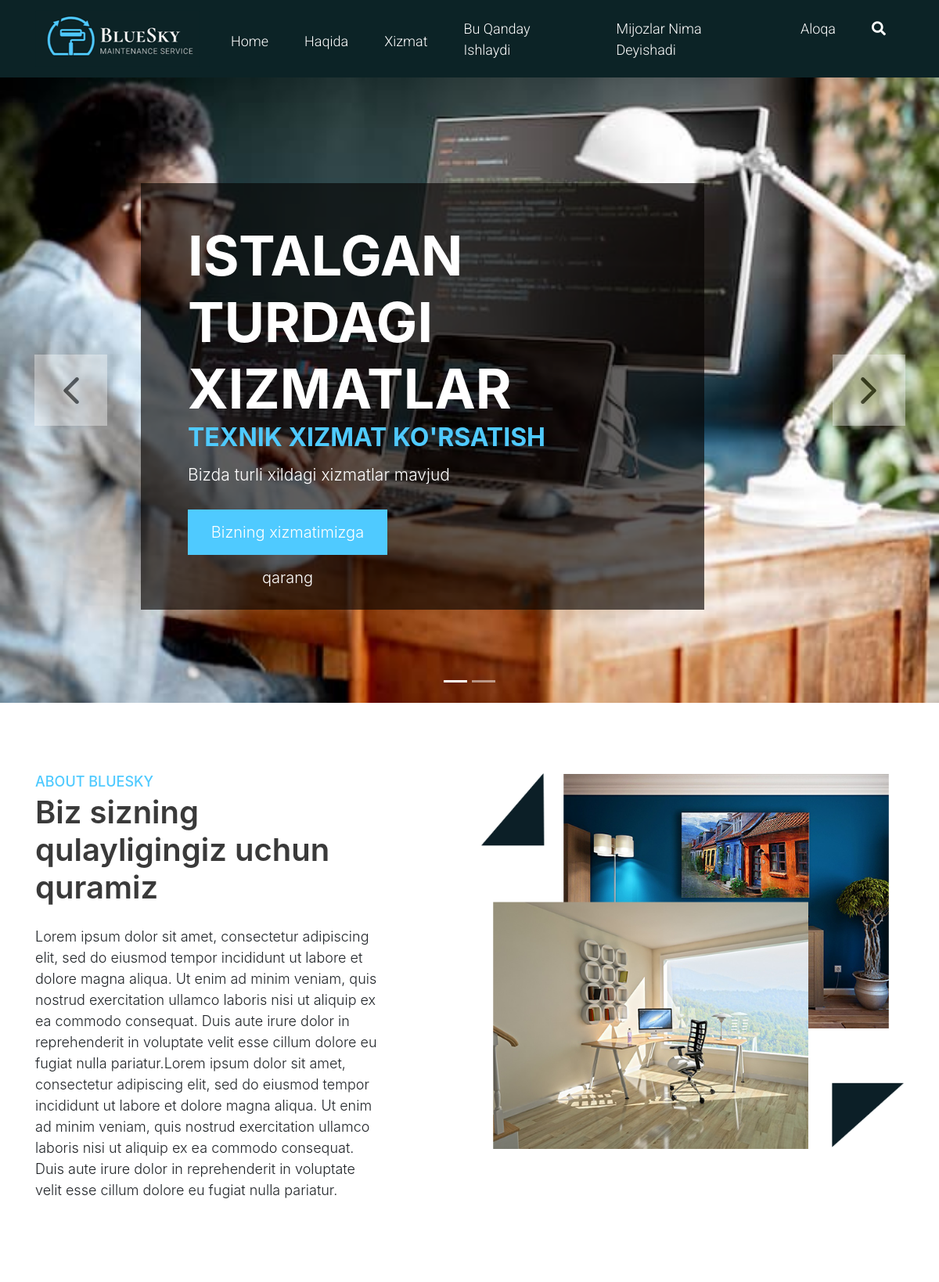
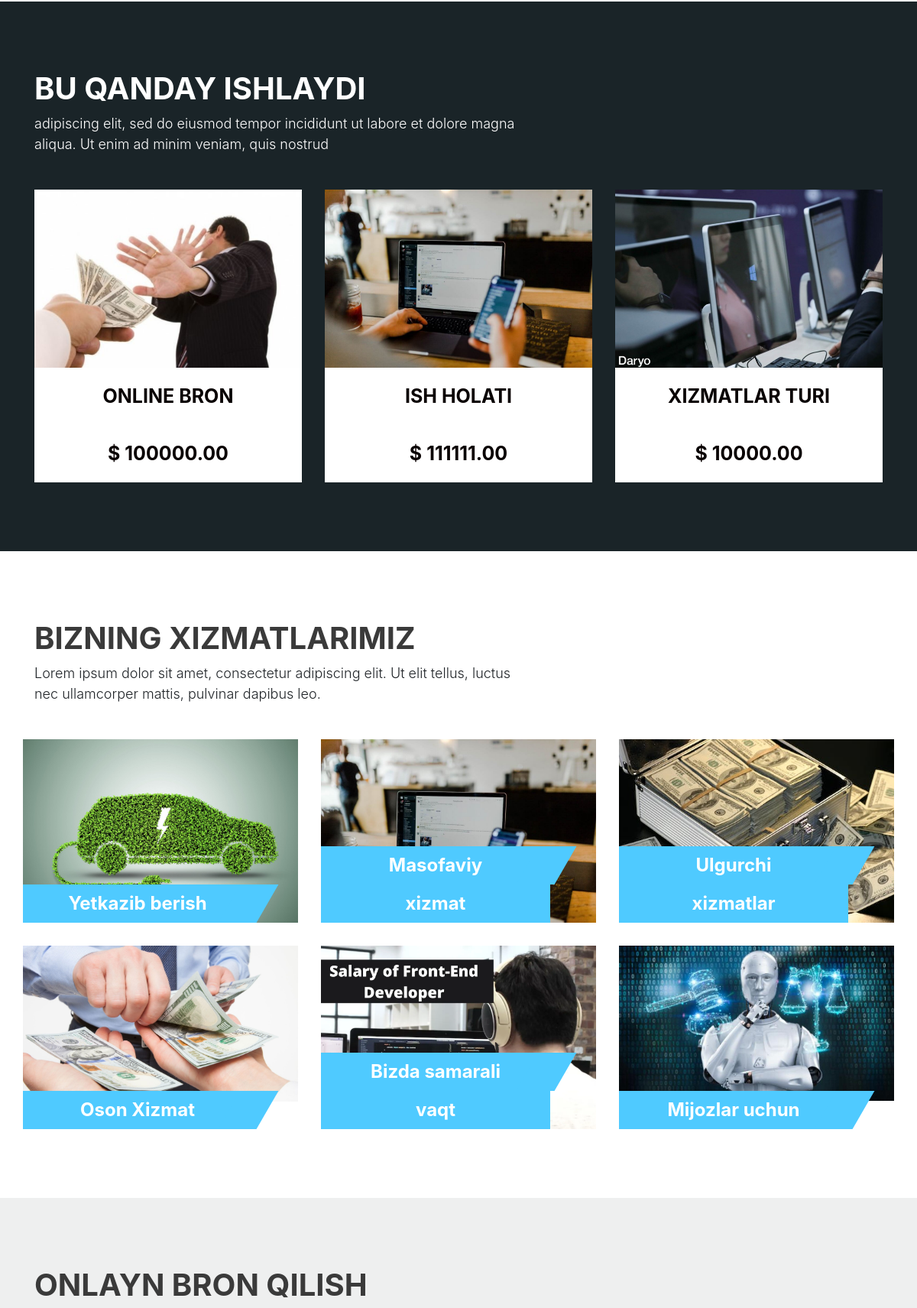
The page / (upper part) on the database its author committed (2 pictures, top to bottom).
### main/models.py (models this page shows, shortened)
class Baner(models.Model):
    title = models.CharField(max_length=255)
    detail = models.TextField()
    background_img = models.ImageField(upload_to="media/", verbose_name="Background Image")

class Advertising(models.Model):
    title = models.CharField(max_length = 255)
    detail = models.TextField()
    image = models.ImageField(upload_to="media/", verbose_name="Image")
    image = models.ImageField(default='default_image.png')
    price = models.DecimalField(decimal_places = 2, max_digits = 10000000)

class Service(models.Model):
    title = models.CharField(max_length=255)
    body = models.TextField()
    image = models.ImageField(upload_to="media/", verbose_name="Image")
    image = models.ImageField(default='default_image.png')

### main/views.py (the view, shortened to what this page needs)
# urls.py: path('', index)
def index(request):
    baners = models.Baner.objects.all()
    services = models.Service.objects.all()
    contact = models.Contact.objects.all()
    info = models.Informations.objects.last()
    advertising = models.Advertising.objects.all()
    context = {
        'baners':baners,
        'services':services,
        'contact':contact,
        'info':info,
        'advertising':advertising
    }
    return render(request, 'index.html', context)

### templates/index.html (shortened to what this page needs)
<!DOCTYPE html>
{% load static %}
<html>
   <head>
      <link rel="stylesheet" href="{% static 'css/bootstrap.min.css' %}">
      <link rel="stylesheet" href="{% static 'css/style.css' %}">
      <link rel="stylesheet" href="{% static 'css/fontawesome.min.css' %}">
   </head>
   <body>
      <div id="header" class="header">
         <nav class="navbar navbar-expand-lg navbar-light text-capitalize">
            <div class="container">
               <a class="navbar-brand" href="#"><img src="{% static 'imgs/logo.png' %}" alt="#" /></a>
               <div class="collapse navbar-collapse" id="show-menu">
                  <ul class="navbar-nav ml-auto">
                     <li class="nav-item active">
                        <a class="nav-link mt-3" href="#home">Home</a>
                     </li>
                     <li class="nav-item">
                        <a class="nav-link mt-3" href="#about">Haqida</a>
                     </li>
                     <li class="nav-item">
                        <a class="nav-link mt-3" href="#service">Xizmat</a>
                     </li>
                     <li class="nav-item">
                        <a class="nav-link" href="#hiw">Bu qanday ishlaydi</a>
                     </li>
                     <li class="nav-item">
                        <a class="nav-link" href="#wcs">Mijozlar nima deyishadi</a>
                     </li>
                     <li class="nav-item">
                        <a class="nav-link" href="#contact">Aloqa</a>
                     </li>
                     <li class="nav-item .search-container">
                        <a class="nav-link search" href="#"><i class="fas fa-search"></i></a>
                     </li>
                  </ul>
               </div>
            </div>
         </nav>
      </div>
      <div id="home" class="slider">
         <div id="main_slider" class="carousel slide" data-ride="carousel">
            <ol class="carousel-indicators">
               {% for i in baners %}
                  <li data-target="#main_slider" data-slide-to="{{ forloop.counter }}" class="{% if forloop.first %}active{% endif %}"></li>
               {% endfor %}
            </ol>
            <div class="carousel-inner">
               {% for baner in baners %}
               <div class="carousel-item {% if forloop.first %}active{% endif %}">
                  <img class="d-block w-100" src="{{ baner.background_img.url }}" alt="slider_img">
                  <div class="ovarlay_slide_cont">
                     <h2>{{ baner.title }}</h2>
                     <h4>Texnik xizmat ko'rsatish</h4>
                     <p>{{ baner.detail }}</p>
                     <a class="blue_bt" href="#">Bizning xizmatimizga qarang</a>
                  </div>
               </div>
               {% endfor %}
            </div>
            <a class="carousel-control-prev" href="#main_slider" role="button" data-slide="prev">
               <img src="{% static 'imgs/left.png' %}" alt="#" />
            </a>
            <a class="carousel-control-next" href="#main_slider" role="button" data-slide="next">
               <img src="{% static 'imgs/right.png' %}" alt="#" />
            </a>
         </div>
      </div>
      <div id="about" class="about_section layout_padding">
         <div class="container">
            <div class="row">
               <div class="col-md-5">
                  <h4>ABOUT BLUESKY</h4>
                  <h3 style="text-transform: none !important">Biz sizning qulayligingiz uchun quramiz</h3>
                  <p>Lorem ipsum dolor sit amet, consectetur adipiscing elit, sed do eiusmod tempor incididunt ut labore et dolore magna aliqua. Ut enim ad minim veniam, quis nostrud exercitation ullamco laboris nisi ut aliquip ex ea commodo consequat. Duis aute irure dolor in reprehenderit in voluptate velit esse cillum dolore eu fugiat nulla pariatur.Lorem ipsum dolor sit amet, consectetur adipiscing elit, sed do eiusmod tempor incididunt ut labore et dolore magna aliqua. Ut enim ad minim veniam, quis nostrud exercitation ullamco laboris nisi ut aliquip ex ea commodo consequat. Duis aute irure dolor in reprehenderit in voluptate velit esse cillum dolore eu fugiat nulla pariatur.</p>
               </div>
               <div class="col-md-6 offset-md-1">
                  <div class="full text_align_center">
                     <img class="img-responsive" src="{% static 'imgs/about.png' %}" alt="#" />
                  </div>
               </div>
            </div>
         </div>
      </div>
      <div id="hiw" class="hiw_section layout_padding" style="background: #1a2428;">
         <div class="container">
            <div class="row">
               <div class="col-md-7">
                  <h3 class="white_font">Bu qanday ishlaydi</h3>
                  <p class="white_font">adipiscing elit, sed do eiusmod tempor incididunt ut labore et dolore magna aliqua. Ut enim ad minim veniam, quis nostrud</p>
               </div>
               <div class="col-md-5">
               </div>
            </div>
            <div class="row">
               {% for adver in advertising %}
               <div class="col-md-4">
                  <img class="margin_top_30 img-responsive" src="{{adver.image.url}}" alt="#" />
                  <h3 class="blog_head">{{ adver.title }}</h3>
                  <h3 class="blog_head">$ {{ adver.price }}</h3>
               </div>
               {% endfor %}
               </div>
         </div>
      </div>
      <div id="service" class="hiw_section layout_padding">
         <div class="container">
            <div class="row">
               <div class="col-md-7">
                  <h3>BIZNING XIZMATLARIMIZ</h3>
                  <p>Lorem ipsum dolor sit amet, consectetur adipiscing elit. Ut elit tellus, luctus nec ullamcorper mattis, pulvinar dapibus leo.</p>
               </div>
               <div class="col-md-5">
               </div>
            </div>
            <div class="row">
               <div class="row">
                  {% for service in services %}
                     <div class="col-md-4 service_blog">
                        <img class="margin_top_30 img-responsive" src="{{ service.image.url }}" alt="#" />
                        <h3 class="blog_head">{{ service.title }}</h3>
                     </div>
                  {% endfor %}
               </div>
            </div>
         </div>
      </div>
      <div id="contact" class="hiw_section layout_padding" style="background: #eeefef;">
         <div class="container">
            <div class="row">
               <div class="col-md-7">
                  <h3>Onlayn bron qilish</h3>
               </div>
               <div class="col-md-5">
               </div>
            </div>
         </div>
      </div>
   </body>
</html>

### static/css/style.css (style rules this page uses)
* { box-sizing: border-box; }
.margin_top_30 { margin-top: 30px; }
.service_blog h3.blog_head { float: left; background: #4fcaff; text-align: center; font-size: 24px; text-transform: none; margin: 0; min-height: 50px; line-height: 50px; padding: 0 50px; color: #fff; position: absolute; bottom: 0; width: 100%; max-width: 300px; left: 15px; }
.service_blog h3.blog_head::after { width: 50px; height: 50px; content: ""; display: block; position: absolute; right: -20px; background: #4fcaff; top: 0; transform: skew(-30deg); }
li { list-style-type: none; }
a, button { transition: all .5s ease; }
body { font-size: 1.1rem; }
nav.navbar { position: relative; top: 0; left: 0; width: 100%; z-index: 1000; font-family: 'Roboto', sans-serif; background: #0c2326; min-height: 95px; }
nav.navbar a, nav.navbar ul li a { color: #FFF !important; }
nav.navbar ul li { padding: 0 15px; position: relative; }
.navbar-nav li a { font-size: 18px; font-weight: 300; }
.layout_padding { padding: 90px 0; }
.about_section h3 { font-size: 40px; margin: 5px 0 25px 0; font-weight: 600; }
.about_section h4 { color: #4fcaff; font-size: 18px; margin: 0; }
p { font-size: 18px; font-weight: 300; }
.full { width: 100%; float: left; margin: 0; }
.text_align_center { text-align: center; }
.img-responsive { max-width: 100%; }
.white_font { color: #fff !important; }
.h3, h3 { font-size: 40px; font-weight: 700; color: #3a3a3a; text-transform: uppercase; }
h3.blog_head { width: 100%; float: left; background: #fff; text-align: center; font-size: 25px; text-transform: uppercase; color: #090101; margin: 0; min-height: 75px; line-height: 75px; }
.blue_bt { width: 255px; height: 58px; background: #4fcaff; color: #fff; float: left; text-align: center; line-height: 58px; font-size: 20px; font-weight: 300; }
.ovarlay_slide_cont { background: rgba(5,3,0,0.63); position: absolute; width: 60%; margin: 0 15%; z-index: 1111111111; top: 135px; left: 0; padding: 50px 60px 70px; }
.ovarlay_slide_cont h2 { color: #fff; text-transform: uppercase; font-size: 70px; font-weight: 700; line-height: normal; margin: 0; }
.ovarlay_slide_cont h4 { color: #4fcaff; font-size: 32px; text-transform: uppercase; font-weight: 700; margin: 0 0 15px 0; line-height: normal; }
.ovarlay_slide_cont p { color: #fff; font-weight: 300; margin: 0 0 30px 0; font-size: 21px; padding: 0 75px 0 0; line-height: 28px; }

### rows shown on the page
Baner: background_img (picture), title "ISTALGAN TURDAGI XIZMATLAR", detail "Bizda turli xildagi xizmatlar mavjud"
Advertising: image (picture), title "ONLINE BRON", price "100000.00"
Advertising: image (picture), title "ISH HOLATI", price "111111.00"
Advertising: image (picture), title "XIZMATLAR TURI", price "10000.00"
Service: image (picture), title "Yetkazib berish"
Service: image (picture), title "Masofaviy xizmat"
Service: image (picture), title "Ulgurchi xizmatlar"
Service: image (picture), title "Oson Xizmat"
Service: image (picture), title "Bizda samarali vaqt"
Service: image (picture), title "Mijozlar uchun"
